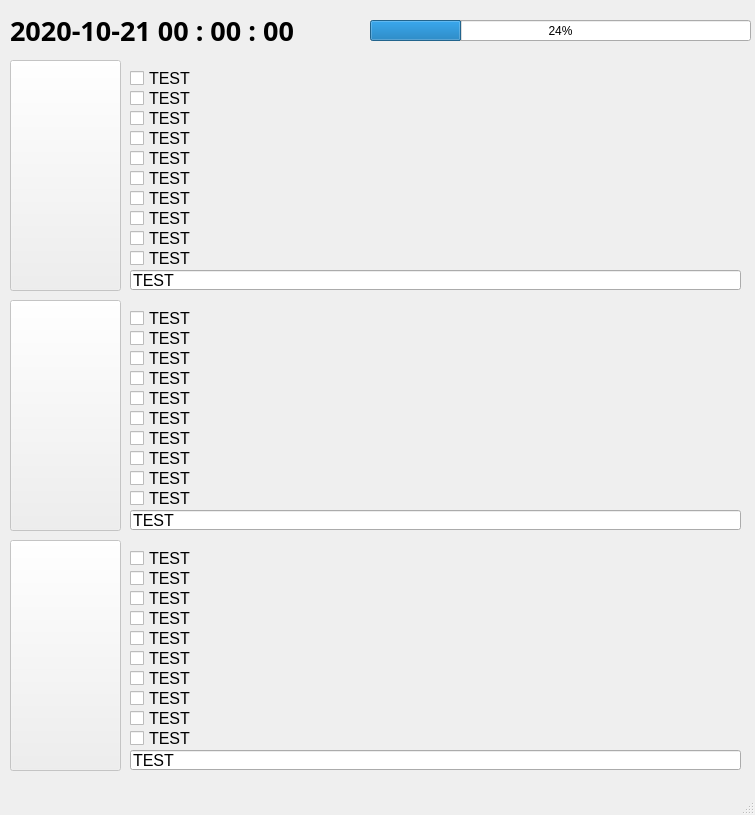
<?xml version="1.0" encoding="UTF-8"?>
<ui version="4.0">
 <class>MainWindow</class>
 <widget class="QMainWindow" name="MainWindow">
  <property name="geometry">
   <rect>
    <x>0</x>
    <y>0</y>
    <width>755</width>
    <height>815</height>
   </rect>
  </property>
  <property name="mouseTracking">
   <bool>false</bool>
  </property>
  <property name="tabletTracking">
   <bool>false</bool>
  </property>
  <property name="windowTitle">
   <string>Scheduler</string>
  </property>
  <widget class="QWidget" name="centralwidget">
   <widget class="QLineEdit" name="section1_edit_box">
    <property name="geometry">
     <rect>
      <x>130</x>
      <y>270</y>
      <width>611</width>
      <height>20</height>
     </rect>
    </property>
    <property name="font">
     <font>
      <family>Arial</family>
      <pointsize>12</pointsize>
     </font>
    </property>
    <property name="text">
     <string>TEST</string>
    </property>
   </widget>
   <widget class="QCheckBox" name="section1_check_box1">
    <property name="enabled">
     <bool>true</bool>
    </property>
    <property name="geometry">
     <rect>
      <x>130</x>
      <y>70</y>
      <width>611</width>
      <height>16</height>
     </rect>
    </property>
    <property name="font">
     <font>
      <family>Arial</family>
      <pointsize>12</pointsize>
     </font>
    </property>
    <property name="text">
     <string>TEST</string>
    </property>
   </widget>
   <widget class="QPushButton" name="section1_btn">
    <property name="enabled">
     <bool>false</bool>
    </property>
    <property name="geometry">
     <rect>
      <x>10</x>
      <y>60</y>
      <width>111</width>
      <height>231</height>
     </rect>
    </property>
    <property name="text">
     <string/>
    </property>
   </widget>
   <widget class="QPushButton" name="section2_btn">
    <property name="enabled">
     <bool>false</bool>
    </property>
    <property name="geometry">
     <rect>
      <x>10</x>
      <y>300</y>
      <width>111</width>
      <height>231</height>
     </rect>
    </property>
    <property name="text">
     <string/>
    </property>
   </widget>
   <widget class="QPushButton" name="section3_btn">
    <property name="enabled">
     <bool>false</bool>
    </property>
    <property name="geometry">
     <rect>
      <x>10</x>
      <y>540</y>
      <width>111</width>
      <height>231</height>
     </rect>
    </property>
    <property name="text">
     <string/>
    </property>
   </widget>
   <widget class="QCheckBox" name="section1_check_box2">
    <property name="enabled">
     <bool>true</bool>
    </property>
    <property name="geometry">
     <rect>
      <x>130</x>
      <y>90</y>
      <width>611</width>
      <height>16</height>
     </rect>
    </property>
    <property name="font">
     <font>
      <family>Arial</family>
      <pointsize>12</pointsize>
     </font>
    </property>
    <property name="text">
     <string>TEST</string>
    </property>
   </widget>
   <widget class="QCheckBox" name="section1_check_box3">
    <property name="enabled">
     <bool>true</bool>
    </property>
    <property name="geometry">
     <rect>
      <x>130</x>
      <y>110</y>
      <width>611</width>
      <height>16</height>
     </rect>
    </property>
    <property name="font">
     <font>
      <family>Arial</family>
      <pointsize>12</pointsize>
     </font>
    </property>
    <property name="text">
     <string>TEST</string>
    </property>
   </widget>
   <widget class="QCheckBox" name="section1_check_box4">
    <property name="enabled">
     <bool>true</bool>
    </property>
    <property name="geometry">
     <rect>
      <x>130</x>
      <y>130</y>
      <width>611</width>
      <height>16</height>
     </rect>
    </property>
    <property name="font">
     <font>
      <family>Arial</family>
      <pointsize>12</pointsize>
     </font>
    </property>
    <property name="text">
     <string>TEST</string>
    </property>
   </widget>
   <widget class="QCheckBox" name="section1_check_box5">
    <property name="enabled">
     <bool>true</bool>
    </property>
    <property name="geometry">
     <rect>
      <x>130</x>
      <y>150</y>
      <width>611</width>
      <height>16</height>
     </rect>
    </property>
    <property name="font">
     <font>
      <family>Arial</family>
      <pointsize>12</pointsize>
     </font>
    </property>
    <property name="text">
     <string>TEST</string>
    </property>
   </widget>
   <widget class="QCheckBox" name="section1_check_box6">
    <property name="enabled">
     <bool>true</bool>
    </property>
    <property name="geometry">
     <rect>
      <x>130</x>
      <y>170</y>
      <width>611</width>
      <height>16</height>
     </rect>
    </property>
    <property name="font">
     <font>
      <family>Arial</family>
      <pointsize>12</pointsize>
     </font>
    </property>
    <property name="text">
     <string>TEST</string>
    </property>
   </widget>
   <widget class="QCheckBox" name="section1_check_box8">
    <property name="enabled">
     <bool>true</bool>
    </property>
    <property name="geometry">
     <rect>
      <x>130</x>
      <y>210</y>
      <width>611</width>
      <height>16</height>
     </rect>
    </property>
    <property name="font">
     <font>
      <family>Arial</family>
      <pointsize>12</pointsize>
     </font>
    </property>
    <property name="text">
     <string>TEST</string>
    </property>
   </widget>
   <widget class="QCheckBox" name="section1_check_box10">
    <property name="enabled">
     <bool>true</bool>
    </property>
    <property name="geometry">
     <rect>
      <x>130</x>
      <y>250</y>
      <width>611</width>
      <height>16</height>
     </rect>
    </property>
    <property name="font">
     <font>
      <family>Arial</family>
      <pointsize>12</pointsize>
     </font>
    </property>
    <property name="text">
     <string>TEST</string>
    </property>
   </widget>
   <widget class="QCheckBox" name="section1_check_box9">
    <property name="enabled">
     <bool>true</bool>
    </property>
    <property name="geometry">
     <rect>
      <x>130</x>
      <y>230</y>
      <width>611</width>
      <height>16</height>
     </rect>
    </property>
    <property name="font">
     <font>
      <family>Arial</family>
      <pointsize>12</pointsize>
     </font>
    </property>
    <property name="text">
     <string>TEST</string>
    </property>
   </widget>
   <widget class="QCheckBox" name="section1_check_box7">
    <property name="enabled">
     <bool>true</bool>
    </property>
    <property name="geometry">
     <rect>
      <x>130</x>
      <y>190</y>
      <width>611</width>
      <height>16</height>
     </rect>
    </property>
    <property name="font">
     <font>
      <family>Arial</family>
      <pointsize>12</pointsize>
     </font>
    </property>
    <property name="text">
     <string>TEST</string>
    </property>
   </widget>
   <widget class="QCheckBox" name="section2_check_box2">
    <property name="enabled">
     <bool>true</bool>
    </property>
    <property name="geometry">
     <rect>
      <x>130</x>
      <y>330</y>
      <width>611</width>
      <height>16</height>
     </rect>
    </property>
    <property name="font">
     <font>
      <family>Arial</family>
      <pointsize>12</pointsize>
     </font>
    </property>
    <property name="text">
     <string>TEST</string>
    </property>
   </widget>
   <widget class="QCheckBox" name="section2_check_box9">
    <property name="enabled">
     <bool>true</bool>
    </property>
    <property name="geometry">
     <rect>
      <x>130</x>
      <y>470</y>
      <width>611</width>
      <height>16</height>
     </rect>
    </property>
    <property name="font">
     <font>
      <family>Arial</family>
      <pointsize>12</pointsize>
     </font>
    </property>
    <property name="text">
     <string>TEST</string>
    </property>
   </widget>
   <widget class="QCheckBox" name="section2_check_box6">
    <property name="enabled">
     <bool>true</bool>
    </property>
    <property name="geometry">
     <rect>
      <x>130</x>
      <y>410</y>
      <width>611</width>
      <height>16</height>
     </rect>
    </property>
    <property name="font">
     <font>
      <family>Arial</family>
      <pointsize>12</pointsize>
     </font>
    </property>
    <property name="text">
     <string>TEST</string>
    </property>
   </widget>
   <widget class="QCheckBox" name="section2_check_box4">
    <property name="enabled">
     <bool>true</bool>
    </property>
    <property name="geometry">
     <rect>
      <x>130</x>
      <y>370</y>
      <width>611</width>
      <height>16</height>
     </rect>
    </property>
    <property name="font">
     <font>
      <family>Arial</family>
      <pointsize>12</pointsize>
     </font>
    </property>
    <property name="text">
     <string>TEST</string>
    </property>
   </widget>
   <widget class="QCheckBox" name="section2_check_box3">
    <property name="enabled">
     <bool>true</bool>
    </property>
    <property name="geometry">
     <rect>
      <x>130</x>
      <y>350</y>
      <width>611</width>
      <height>16</height>
     </rect>
    </property>
    <property name="font">
     <font>
      <family>Arial</family>
      <pointsize>12</pointsize>
     </font>
    </property>
    <property name="text">
     <string>TEST</string>
    </property>
   </widget>
   <widget class="QCheckBox" name="section2_check_box1">
    <property name="enabled">
     <bool>true</bool>
    </property>
    <property name="geometry">
     <rect>
      <x>130</x>
      <y>310</y>
      <width>611</width>
      <height>16</height>
     </rect>
    </property>
    <property name="font">
     <font>
      <family>Arial</family>
      <pointsize>12</pointsize>
     </font>
    </property>
    <property name="text">
     <string>TEST</string>
    </property>
   </widget>
   <widget class="QCheckBox" name="section2_check_box7">
    <property name="enabled">
     <bool>true</bool>
    </property>
    <property name="geometry">
     <rect>
      <x>130</x>
      <y>430</y>
      <width>611</width>
      <height>16</height>
     </rect>
    </property>
    <property name="font">
     <font>
      <family>Arial</family>
      <pointsize>12</pointsize>
     </font>
    </property>
    <property name="text">
     <string>TEST</string>
    </property>
   </widget>
   <widget class="QCheckBox" name="section2_check_box10">
    <property name="enabled">
     <bool>true</bool>
    </property>
    <property name="geometry">
     <rect>
      <x>130</x>
      <y>490</y>
      <width>611</width>
      <height>16</height>
     </rect>
    </property>
    <property name="font">
     <font>
      <family>Arial</family>
      <pointsize>12</pointsize>
     </font>
    </property>
    <property name="text">
     <string>TEST</string>
    </property>
   </widget>
   <widget class="QCheckBox" name="section2_check_box5">
    <property name="enabled">
     <bool>true</bool>
    </property>
    <property name="geometry">
     <rect>
      <x>130</x>
      <y>390</y>
      <width>611</width>
      <height>16</height>
     </rect>
    </property>
    <property name="font">
     <font>
      <family>Arial</family>
      <pointsize>12</pointsize>
     </font>
    </property>
    <property name="text">
     <string>TEST</string>
    </property>
   </widget>
   <widget class="QLineEdit" name="section2_edit_box">
    <property name="geometry">
     <rect>
      <x>130</x>
      <y>510</y>
      <width>611</width>
      <height>20</height>
     </rect>
    </property>
    <property name="font">
     <font>
      <family>Arial</family>
      <pointsize>12</pointsize>
     </font>
    </property>
    <property name="text">
     <string>TEST</string>
    </property>
   </widget>
   <widget class="QCheckBox" name="section2_check_box8">
    <property name="enabled">
     <bool>true</bool>
    </property>
    <property name="geometry">
     <rect>
      <x>130</x>
      <y>450</y>
      <width>611</width>
      <height>16</height>
     </rect>
    </property>
    <property name="font">
     <font>
      <family>Arial</family>
      <pointsize>12</pointsize>
     </font>
    </property>
    <property name="text">
     <string>TEST</string>
    </property>
   </widget>
   <widget class="QCheckBox" name="section3_check_box3">
    <property name="enabled">
     <bool>true</bool>
    </property>
    <property name="geometry">
     <rect>
      <x>130</x>
      <y>590</y>
      <width>611</width>
      <height>16</height>
     </rect>
    </property>
    <property name="font">
     <font>
      <family>Arial</family>
      <pointsize>12</pointsize>
     </font>
    </property>
    <property name="text">
     <string>TEST</string>
    </property>
   </widget>
   <widget class="QCheckBox" name="section3_check_box1">
    <property name="enabled">
     <bool>true</bool>
    </property>
    <property name="geometry">
     <rect>
      <x>130</x>
      <y>550</y>
      <width>611</width>
      <height>16</height>
     </rect>
    </property>
    <property name="font">
     <font>
      <family>Arial</family>
      <pointsize>12</pointsize>
     </font>
    </property>
    <property name="text">
     <string>TEST</string>
    </property>
   </widget>
   <widget class="QCheckBox" name="section3_check_box6">
    <property name="enabled">
     <bool>true</bool>
    </property>
    <property name="geometry">
     <rect>
      <x>130</x>
      <y>650</y>
      <width>611</width>
      <height>16</height>
     </rect>
    </property>
    <property name="font">
     <font>
      <family>Arial</family>
      <pointsize>12</pointsize>
     </font>
    </property>
    <property name="text">
     <string>TEST</string>
    </property>
   </widget>
   <widget class="QCheckBox" name="section3_check_box4">
    <property name="enabled">
     <bool>true</bool>
    </property>
    <property name="geometry">
     <rect>
      <x>130</x>
      <y>610</y>
      <width>611</width>
      <height>16</height>
     </rect>
    </property>
    <property name="font">
     <font>
      <family>Arial</family>
      <pointsize>12</pointsize>
     </font>
    </property>
    <property name="text">
     <string>TEST</string>
    </property>
   </widget>
   <widget class="QCheckBox" name="section3_check_box7">
    <property name="enabled">
     <bool>true</bool>
    </property>
    <property name="geometry">
     <rect>
      <x>130</x>
      <y>670</y>
      <width>611</width>
      <height>16</height>
     </rect>
    </property>
    <property name="font">
     <font>
      <family>Arial</family>
      <pointsize>12</pointsize>
     </font>
    </property>
    <property name="text">
     <string>TEST</string>
    </property>
   </widget>
   <widget class="QCheckBox" name="section3_check_box10">
    <property name="enabled">
     <bool>true</bool>
    </property>
    <property name="geometry">
     <rect>
      <x>130</x>
      <y>730</y>
      <width>611</width>
      <height>16</height>
     </rect>
    </property>
    <property name="font">
     <font>
      <family>Arial</family>
      <pointsize>12</pointsize>
     </font>
    </property>
    <property name="text">
     <string>TEST</string>
    </property>
   </widget>
   <widget class="QCheckBox" name="section3_check_box9">
    <property name="enabled">
     <bool>true</bool>
    </property>
    <property name="geometry">
     <rect>
      <x>130</x>
      <y>710</y>
      <width>611</width>
      <height>16</height>
     </rect>
    </property>
    <property name="font">
     <font>
      <family>Arial</family>
      <pointsize>12</pointsize>
     </font>
    </property>
    <property name="text">
     <string>TEST</string>
    </property>
   </widget>
   <widget class="QCheckBox" name="section3_check_box5">
    <property name="enabled">
     <bool>true</bool>
    </property>
    <property name="geometry">
     <rect>
      <x>130</x>
      <y>630</y>
      <width>611</width>
      <height>16</height>
     </rect>
    </property>
    <property name="font">
     <font>
      <family>Arial</family>
      <pointsize>12</pointsize>
     </font>
    </property>
    <property name="text">
     <string>TEST</string>
    </property>
   </widget>
   <widget class="QCheckBox" name="section3_check_box8">
    <property name="enabled">
     <bool>true</bool>
    </property>
    <property name="geometry">
     <rect>
      <x>130</x>
      <y>690</y>
      <width>611</width>
      <height>16</height>
     </rect>
    </property>
    <property name="font">
     <font>
      <family>Arial</family>
      <pointsize>12</pointsize>
     </font>
    </property>
    <property name="text">
     <string>TEST</string>
    </property>
   </widget>
   <widget class="QLineEdit" name="lineEdit_3">
    <property name="geometry">
     <rect>
      <x>130</x>
      <y>750</y>
      <width>611</width>
      <height>20</height>
     </rect>
    </property>
    <property name="font">
     <font>
      <family>Arial</family>
      <pointsize>12</pointsize>
     </font>
    </property>
    <property name="text">
     <string>TEST</string>
    </property>
   </widget>
   <widget class="QCheckBox" name="section3_check_box2">
    <property name="enabled">
     <bool>true</bool>
    </property>
    <property name="geometry">
     <rect>
      <x>130</x>
      <y>570</y>
      <width>611</width>
      <height>16</height>
     </rect>
    </property>
    <property name="font">
     <font>
      <family>Arial</family>
      <pointsize>12</pointsize>
     </font>
    </property>
    <property name="text">
     <string>TEST</string>
    </property>
   </widget>
   <widget class="QLabel" name="label_time">
    <property name="geometry">
     <rect>
      <x>10</x>
      <y>10</y>
      <width>341</width>
      <height>41</height>
     </rect>
    </property>
    <property name="font">
     <font>
      <family>Arial Black</family>
      <pointsize>20</pointsize>
      <weight>75</weight>
      <bold>true</bold>
     </font>
    </property>
    <property name="text">
     <string>2020-10-21 00 : 00 : 00</string>
    </property>
   </widget>
   <widget class="QProgressBar" name="daily_progressbar">
    <property name="geometry">
     <rect>
      <x>370</x>
      <y>20</y>
      <width>381</width>
      <height>21</height>
     </rect>
    </property>
    <property name="value">
     <number>24</number>
    </property>
   </widget>
  </widget>
  <widget class="QStatusBar" name="statusbar"/>
 </widget>
 <resources/>
 <connections/>
</ui>
